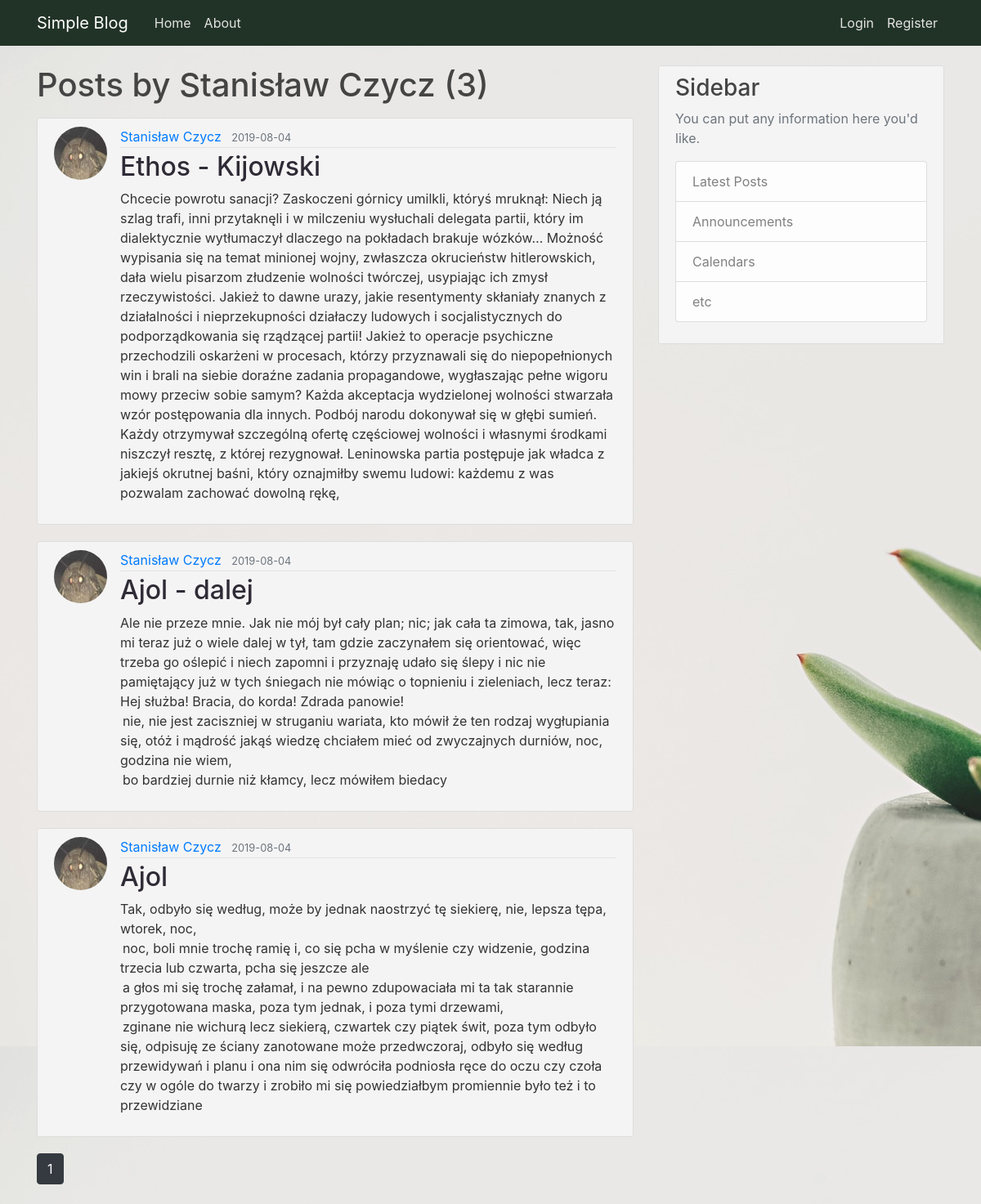
The page /user/Stanisław Czycz on the database its author committed.
### blog/models.py (models this page shows, shortened)
class User(db.Model, UserMixin):
    id = db.Column(db.Integer, primary_key=True)
    username = db.Column(db.String(20), unique=True, nullable=False)
    email = db.Column(db.String(120), unique=True, nullable=False)
    image_file = db.Column(db.String(20), nullable=False, default='default.jpg')
    password = db.Column(db.String(60), nullable=False)
    posts = db.relationship('Post', backref='author', lazy=True)

class Post(db.Model):
    id = db.Column(db.Integer, primary_key=True)
    title = db.Column(db.String(100), nullable=False)
    date_posted = db.Column(db.DateTime, nullable=False, default=datetime.utcnow)
    content = db.Column(db.Text, nullable=False)
    user_id = db.Column(db.Integer, db.ForeignKey('user.id'), nullable=False)

### blog/users/routes.py (the view)
@users.route("/user/<string:username>")
def user_posts(username):
    page = request.args.get('page', 1, type=int)
    user = User.query.filter_by(username=username).first_or_404()
    posts = Post.query.filter_by(author=user)\
        .order_by(Post.date_posted.desc())\
        .paginate(page=page, per_page=5)
    return render_template('user_posts.html', posts=posts, user=user)

### blog/templates/user_posts.html
{% extends "layout.html" %}
{% block content %}
    <h1 class="mb-3">Posts by {{ user.username }} ({{ posts.total }})</h1>
    {% for post in posts.items %}
        <article class="media content-section">
            <img class="rounded-circle article-img" src="{{ url_for('static', filename='profile_pics/' + post.author.image_file) }}">
            <div class="media-body">
            <div class="article-metadata">
                <a class="mr-2" href="{{ url_for('users.user_posts', username=post.author.username) }}">{{ post.author.username }}</a>
                <small class="text-muted">{{ post.date_posted.strftime('%Y-%m-%d') }}</small>
            </div>
            <h2><a class="article-title" href="{{ url_for('posts.post', post_id=post.id) }}">{{ post.title }}</a></h2>
            <p class="article-content">{{ post.content }}</p>
            </div>
        </article>
    {% endfor %}
    {% for page_num in posts.iter_pages(left_edge=1, right_edge=1, left_current=1, right_current=2) %}
        {% if page_num %}
            {% if posts.page == page_num %}
                <a class="btn btn-dark mb-4" href="{{ url_for('users.user_posts', username=user.username, page=page_num) }}">{{ page_num }}</a>
            {% else %}
                <a class="btn btn-outline-dark mb-4" href="{{ url_for('users.user_posts', username=user.username, page=page_num) }}">{{ page_num }}</a>
            {% endif %}
        {% else %}
            ...
        {% endif %}
    {% endfor %}
{% endblock content %}

### blog/static/main.css (style rules this page uses)
body { background: #f8f8fa; background: url("plant.jpg"); color: #333333; margin-top: 5rem; }
h1, h2, h3, h4, h5, h6 { color: #444444; }
.content-section { background: #f5f4f4; padding: 10px 20px; border: 1px solid #dddddd; border-radius: 3px; margin-bottom: 20px; }
.article-title { color: #2F2B36; }
.article-content { white-space: pre-line; }
.article-img { height: 65px; width: 65px; margin-right: 16px; }
.article-metadata { padding-bottom: 1px; margin-bottom: 4px; border-bottom: 1px solid #e3e3e3 }

### rows shown on the page
User: username "Stanisław Czycz"
Post: image_file (picture), author.username "Stanisław Czycz", date_posted "2019-08-04", title "Ethos - Kijowski", content "Chcecie powrotu sanacji? Zaskoczeni górnicy umilkli, któryś mruknął: Niech ją szlag trafi, inni przytaknęli i w milczeniu wysłuchali delegata partii, który im dialektycznie wytłumaczył dlaczego na pokładach brakuje wózków… Możność wypisania się na temat minionej wojny, zwłaszcza okrucieństw hitlerowskich, dała wielu pisarzom złudzenie wolności twórczej, usypiając ich zmysł rzeczywistości. Jakież to dawne urazy, jakie resentymenty skłaniały znanych z działalności i nieprzekupności działaczy ludowych i socjalistycznych do podporządkowania się rządzącej partii! Jakież to operacje psychiczne przechodzili oskarżeni w procesach, którzy przyznawali się do niepopełnionych win i brali na siebie…"
Post: image_file (picture), author.username "Stanisław Czycz", date_posted "2019-08-04", title "Ajol - dalej", content "Ale nie przeze mnie. Jak nie mój był cały plan; nic; jak cała ta zimowa, tak, jasno mi teraz już o wiele dalej w tył, tam gdzie zaczynałem się orientować, więc trzeba go oślepić i niech zapomni i przyznaję udało się ślepy i nic nie pamiętający już w tych śniegach nie mówiąc o topnieniu i zieleniach, lecz teraz: Hej służba! Bracia, do korda! Zdrada panowie! nie, nie jest zaciszniej w struganiu wariata, kto mówił że ten rodzaj wygłupiania się, otóż i mądrość jakąś wiedzę chciałem mieć od zwyczajnych durniów, noc, godzina nie wiem, bo bardziej durnie niż kłamcy, lecz mówiłem biedacy"
Post: image_file (picture), author.username "Stanisław Czycz", date_posted "2019-08-04", title "Ajol", content "Tak, odbyło się według, może by jednak naostrzyć tę siekierę, nie, lepsza tępa, wtorek, noc, noc, boli mnie trochę ramię i, co się pcha w myślenie czy widzenie, godzina trzecia lub czwarta, pcha się jeszcze ale a głos mi się trochę załamał, i na pewno zdupowaciała mi ta tak starannie przygotowana maska, poza tym jednak, i poza tymi drzewami, zginane nie wichurą lecz siekierą, czwartek czy piątek świt, poza tym odbyło się, odpisuję ze ściany zanotowane może przedwczoraj, odbyło się według przewidywań i planu i ona nim się odwróciła podniosła ręce do oczu czy czoła czy w ogóle do twarzy i zrobiło mi się powiedziałbym promiennie było też i to przewidziane"

### other values the page prints
{{ posts.total }} "3"
{{ page_num }} "1"
